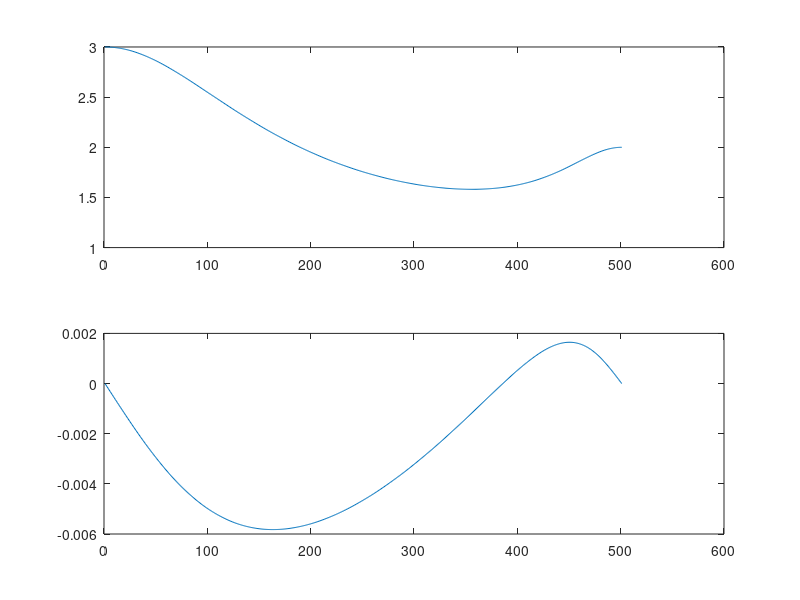

The MATLAB source for this figure:
clear all; close all;

 
a=[2,1];
b=[1,.25,-.25];
la=0:length(a)-1;
lb=0:length(b)-1;
N=500;
w=[0:1:500]*pi/N;
H=(a*exp(-j*la'*w))./(b*exp(-j*lb'*w));

subplot(2,1,1);
plot(abs(H));
subplot(2,1,2);
plot(angle(H)*(pi/180)); %in degree
%plot(angle(H)*);%in radians

